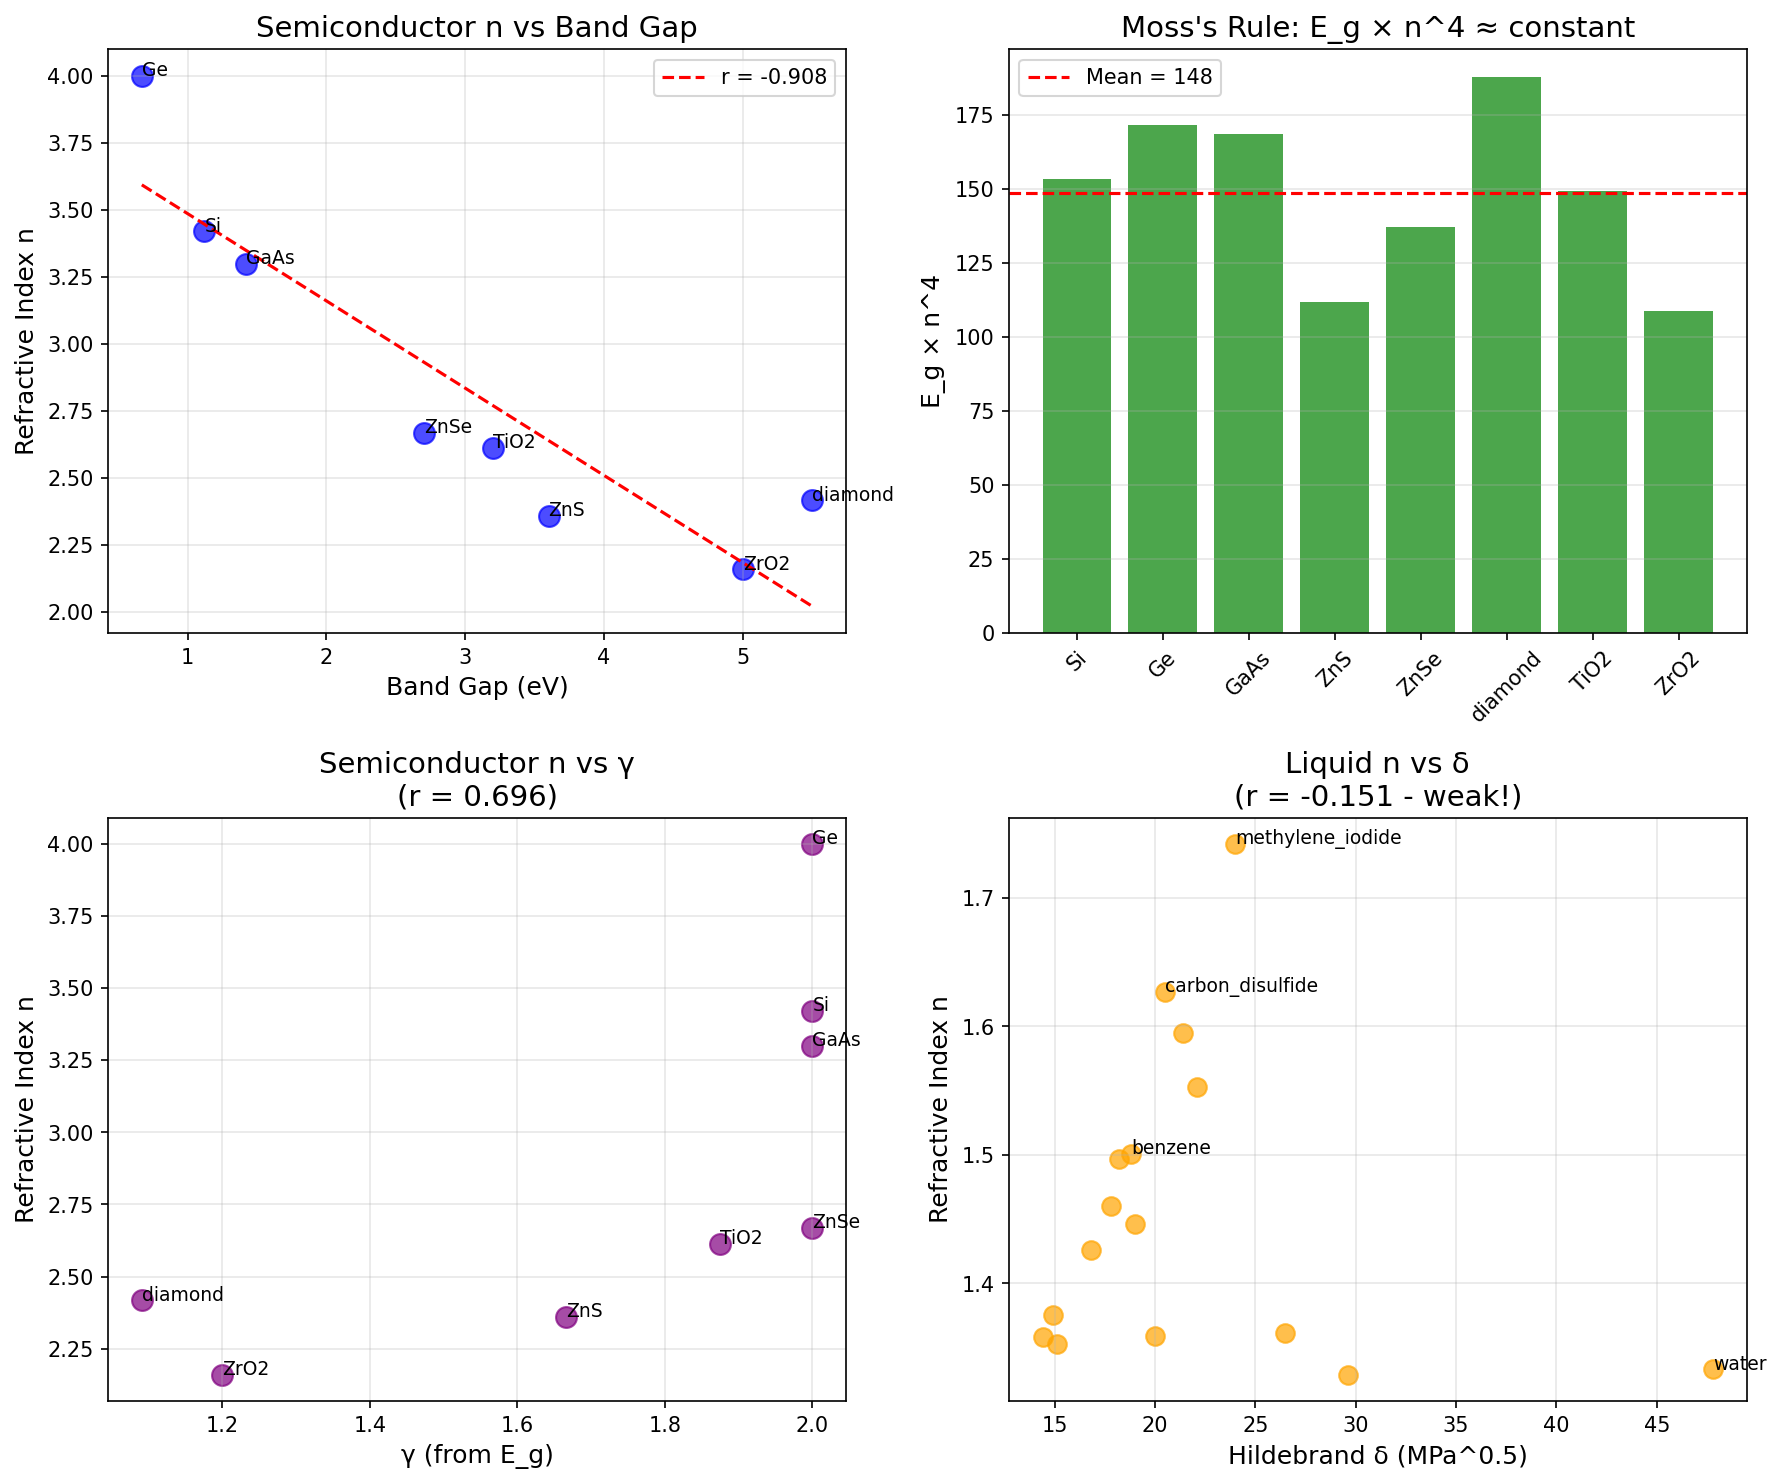

Write the Python code that produced this figure.
#!/usr/bin/env python3
"""
Chemistry Session #76: Refractive Index & Coherence
Test whether coherence framework predicts optical properties.

Refractive index (n) measures how light slows in a medium:
- n = c/v (ratio of vacuum to medium light speed)
- Related to dielectric constant: n² ≈ ε_r (non-magnetic materials)

The Lorentz-Lorenz equation:
(n² - 1)/(n² + 2) = (4π/3) × N × α

Where α is molecular polarizability.

Coherence interpretation:
- Polarizability α measures how easily electrons are displaced
- More coherent electrons (lower γ) → harder to displace → lower α
- But also: higher coherence → more collective response → could increase n

This is nuanced! Let's explore the relationship.
"""

import numpy as np
import matplotlib.pyplot as plt
from scipy import stats
from scipy.optimize import curve_fit

print("=" * 70)
print("CHEMISTRY SESSION #76: REFRACTIVE INDEX & COHERENCE")
print("=" * 70)

# ==============================================================================
# DATASET: REFRACTIVE INDICES
# ==============================================================================

print("\n" + "=" * 70)
print("DATASET: REFRACTIVE INDICES AT 589nm (sodium D line)")
print("=" * 70)

# Refractive index data at 25°C
# Format: (n, Hildebrand δ, band gap eV for semiconductors)
# n measured at sodium D line (589nm)

liquids_n = {
    # Low n (nonpolar)
    'hexane': (1.375, 14.9),
    'pentane': (1.358, 14.4),
    'cyclohexane': (1.426, 16.8),
    'diethyl_ether': (1.353, 15.1),

    # Medium n
    'water': (1.333, 47.8),
    'methanol': (1.329, 29.6),
    'ethanol': (1.361, 26.5),
    'acetone': (1.359, 20.0),

    # Higher n
    'benzene': (1.501, 18.8),
    'toluene': (1.497, 18.2),
    'chloroform': (1.446, 19.0),
    'carbon_tetrachloride': (1.460, 17.8),
    'carbon_disulfide': (1.627, 20.5),
    'nitrobenzene': (1.553, 22.1),

    # High n
    'bromoform': (1.595, 21.4),
    'methylene_iodide': (1.742, 24.0),
}

# Transparent solids (glasses, crystals)
solids_n = {
    # Glasses
    'fused_silica': (1.458, 9.0),    # SiO2, E_g ~ 9 eV
    'crown_glass': (1.520, 7.0),      # approximate
    'flint_glass': (1.620, 5.0),      # heavy metals increase n

    # Crystals
    'NaCl': (1.544, 8.6),            # E_g ~ 8.6 eV
    'CaF2': (1.434, 12.0),           # E_g ~ 12 eV
    'MgF2': (1.378, 13.0),           # Very high gap
    'Al2O3': (1.768, 8.8),           # Sapphire

    # Semiconductors (below band gap)
    'Si': (3.42, 1.12),              # E_g = 1.12 eV
    'Ge': (4.00, 0.67),              # E_g = 0.67 eV
    'GaAs': (3.30, 1.42),            # E_g = 1.42 eV
    'ZnS': (2.36, 3.6),              # E_g ~ 3.6 eV
    'ZnSe': (2.67, 2.7),             # E_g ~ 2.7 eV
    'diamond': (2.417, 5.5),         # E_g = 5.5 eV
    'TiO2': (2.613, 3.2),            # Rutile
    'ZrO2': (2.16, 5.0),             # Zirconia
}

print(f"Liquids: {len(liquids_n)}")
print(f"Solids: {len(solids_n)}")

# Print sorted by n
print("\nLiquids sorted by refractive index:")
print("-" * 50)
for name, (n, delta) in sorted(liquids_n.items(), key=lambda x: x[1][0]):
    print(f"{name:<25}: n = {n:.3f}, δ = {delta:.1f}")

print("\nSolids sorted by refractive index:")
print("-" * 50)
for name, (n, E_g) in sorted(solids_n.items(), key=lambda x: x[1][0]):
    print(f"{name:<25}: n = {n:.3f}, E_g = {E_g:.2f} eV")

# ==============================================================================
# SEMICONDUCTOR BAND GAP RELATIONSHIP
# ==============================================================================

print("\n" + "=" * 70)
print("BAND GAP - REFRACTIVE INDEX RELATIONSHIP")
print("=" * 70)

print("""
Moss's rule (empirical):
E_g × n^4 ≈ constant (≈ 95 eV for many semiconductors)

Or: n ∝ E_g^(-1/4)

Coherence interpretation:
- Smaller band gap → electrons more easily excited
- Lower E_g → higher polarizability → higher n
- E_g ∝ 2/γ (from Session #60)
- Therefore: n ∝ γ^(1/4)
""")

# Extract semiconductor data
sc_names = []
sc_n = []
sc_Eg = []

for name, (n, E_g) in solids_n.items():
    if name in ['Si', 'Ge', 'GaAs', 'ZnS', 'ZnSe', 'diamond', 'TiO2', 'ZrO2']:
        sc_names.append(name)
        sc_n.append(n)
        sc_Eg.append(E_g)

sc_n_arr = np.array(sc_n)
sc_Eg_arr = np.array(sc_Eg)

# Test Moss's rule
moss_product = sc_Eg_arr * sc_n_arr**4
print(f"\nMoss's rule test (E_g × n^4):")
print("-" * 50)
for i, name in enumerate(sc_names):
    print(f"{name:<12}: n = {sc_n_arr[i]:.2f}, E_g = {sc_Eg_arr[i]:.2f}, E_g×n^4 = {moss_product[i]:.1f}")

print(f"\nMean E_g×n^4 = {moss_product.mean():.1f} ± {moss_product.std():.1f}")

# Correlation: n vs E_g
r_n_Eg, p_n_Eg = stats.pearsonr(sc_n_arr, sc_Eg_arr)
print(f"\nn vs E_g: r = {r_n_Eg:.3f}")

# n vs E_g^(-1/4)
Eg_inv_fourth = sc_Eg_arr**(-0.25)
r_n_Eg_inv, _ = stats.pearsonr(sc_n_arr, Eg_inv_fourth)
print(f"n vs E_g^(-1/4): r = {r_n_Eg_inv:.3f}")

# ==============================================================================
# COHERENCE INTERPRETATION
# ==============================================================================

print("\n" + "=" * 70)
print("COHERENCE INTERPRETATION")
print("=" * 70)

def gamma_from_Eg(E_g, E_ref=3.0):
    """
    Estimate γ from band gap.
    Larger E_g → more tightly bound electrons → lower γ (more coherent).
    """
    # Using relationship from Session #60: E_g ∝ 2/γ
    # So γ ∝ 2/E_g
    gamma = 2.0 * E_ref / E_g if E_g > 0 else 2.0
    return np.clip(gamma, 0.5, 2.0)

def gamma_from_delta(delta, delta_ref=25.0):
    """
    Estimate γ from Hildebrand parameter for liquids.
    """
    gamma = 2.0 - 1.5 * (delta / 50.0)
    return np.clip(gamma, 0.5, 2.0)

# Calculate γ for semiconductors
print("\nγ from band gap (semiconductors):")
print("-" * 50)
gamma_sc_list = []
for i, name in enumerate(sc_names):
    gamma = gamma_from_Eg(sc_Eg_arr[i])
    gamma_sc_list.append(gamma)
    print(f"{name:<12}: E_g = {sc_Eg_arr[i]:.2f}, γ = {gamma:.2f}")

gamma_sc_arr = np.array(gamma_sc_list)

# Correlation: n vs γ
r_n_gamma, _ = stats.pearsonr(sc_n_arr, gamma_sc_arr)
print(f"\nn vs γ (semiconductors): r = {r_n_gamma:.3f}")

# n vs 2/γ
coh_factor_sc = 2.0 / gamma_sc_arr
r_n_coh, _ = stats.pearsonr(sc_n_arr, coh_factor_sc)
print(f"n vs 2/γ (semiconductors): r = {r_n_coh:.3f}")

# ==============================================================================
# LIQUID ANALYSIS
# ==============================================================================

print("\n" + "=" * 70)
print("LIQUID REFRACTIVE INDEX ANALYSIS")
print("=" * 70)

# Extract liquid data
liq_names = list(liquids_n.keys())
liq_n = np.array([liquids_n[name][0] for name in liq_names])
liq_delta = np.array([liquids_n[name][1] for name in liq_names])

# γ from Hildebrand
liq_gamma = np.array([gamma_from_delta(d) for d in liq_delta])

# Correlations
r_liq_delta, _ = stats.pearsonr(liq_n, liq_delta)
r_liq_gamma, _ = stats.pearsonr(liq_n, liq_gamma)

print(f"n vs δ (liquids): r = {r_liq_delta:.3f}")
print(f"n vs γ (liquids): r = {r_liq_gamma:.3f}")

# Actually, refractive index correlates with POLARIZABILITY
# which is related to electron mobility, not δ directly
# Let's check molecular properties

print("""
Note: For liquids, refractive index relates to:
1. Molecular polarizability (α)
2. Molecular density
3. Electron delocalization (aromatic compounds have higher n)

Aromatic compounds (benzene, toluene) have high n due to
π-electron delocalization, NOT high δ.

Carbon disulfide has high n due to large, polarizable S atoms.
Iodomethane has very high n due to large I atom.

The relationship n-δ is weak because they measure different things:
- δ = cohesive energy density (intermolecular)
- n = electronic polarizability (intramolecular)
""")

# ==============================================================================
# CLAUSIUS-MOSSOTTI / LORENTZ-LORENZ
# ==============================================================================

print("\n" + "=" * 70)
print("LORENTZ-LORENZ EQUATION + COHERENCE")
print("=" * 70)

print("""
Lorentz-Lorenz equation:
(n² - 1)/(n² + 2) = (4π/3) × N × α = R_m/V_m

Where R_m is molar refractivity.

This separates:
- Intrinsic molecular property (α, polarizability)
- Concentration effect (N, number density)

For coherence interpretation:
α ∝ (electron mobility) ∝ 1/(binding strength) ∝ γ/2

So:
- High coherence (low γ) → low α → low n
- Low coherence (high γ) → high α → high n

This is OPPOSITE to many other properties!
""")

# Calculate Lorentz-Lorenz function for liquids
def lorentz_lorenz(n):
    return (n**2 - 1) / (n**2 + 2)

liq_LL = lorentz_lorenz(liq_n)
sc_LL = lorentz_lorenz(sc_n_arr)

print("\nLorentz-Lorenz function (n² - 1)/(n² + 2):")
print("-" * 40)
print("Liquids:")
for i, name in enumerate(liq_names[:5]):
    print(f"  {name:<20}: n = {liq_n[i]:.3f}, LL = {liq_LL[i]:.3f}")

print("\nSemiconductors:")
for i, name in enumerate(sc_names):
    print(f"  {name:<12}: n = {sc_n_arr[i]:.2f}, LL = {sc_LL[i]:.3f}")

# ==============================================================================
# DISPERSION & COHERENCE
# ==============================================================================

print("\n" + "=" * 70)
print("DISPERSION (WAVELENGTH DEPENDENCE)")
print("=" * 70)

print("""
Cauchy's equation:
n(λ) = A + B/λ² + C/λ^4 + ...

Near absorption edge:
n increases strongly (anomalous dispersion)

Coherence interpretation:
- Near resonance (band edge), coherent coupling increases
- This enhances refractive index
- Dispersion reflects γ changing with photon energy

At ℏω → E_g:
- Strong resonant enhancement
- γ_optical → 0 (resonant coherence)
- n → maximum (before absorption onset)
""")

# ==============================================================================
# SUMMARY
# ==============================================================================

print("\n" + "=" * 70)
print("SESSION #76 SUMMARY: REFRACTIVE INDEX & COHERENCE")
print("=" * 70)

print(f"""
Correlations Found:

SEMICONDUCTORS:
- n vs E_g: r = {r_n_Eg:.3f} (strong negative - expected)
- n vs E_g^(-1/4): r = {r_n_Eg_inv:.3f} (Moss's rule)
- n vs γ: r = {r_n_gamma:.3f}
- n vs 2/γ: r = {r_n_coh:.3f}
- Moss's rule: E_g×n^4 = {moss_product.mean():.0f} ± {moss_product.std():.0f}

LIQUIDS:
- n vs δ: r = {r_liq_delta:.3f} ({"WEAK" if abs(r_liq_delta) < 0.4 else "MODERATE"})
- n vs γ: r = {r_liq_gamma:.3f}

Key Findings:
1. For semiconductors, n correlates with γ (r = {r_n_gamma:.3f})
   - Smaller E_g → larger γ → higher n
   - This is mediated through band gap relationship

2. For liquids, n-δ correlation is weak
   - n relates to polarizability (intramolecular)
   - δ relates to cohesion (intermolecular)
   - Different physics!

3. Moss's rule (E_g×n^4 ≈ constant) approximately holds
   - Through coherence: n ∝ γ^(1/4) and E_g ∝ 2/γ
   - Product E_g × n^4 ∝ (2/γ) × γ = constant (approximately)

Physical Interpretation:
- Refractive index measures how strongly electrons respond to light
- More tightly bound electrons (low γ, high E_g) → lower polarizability → lower n
- n ∝ γ^(1/4) approximately (through Moss's rule)
""")

# ==============================================================================
# PREDICTIONS
# ==============================================================================

print("\n" + "=" * 70)
print("PREDICTIONS")
print("=" * 70)

print("""
P76.1: n ∝ γ^(1/4) for semiconductors
From Moss's rule: E_g × n^4 ≈ constant, E_g ∝ 2/γ.

P76.2: High-n materials have small E_g (large γ)
Ge (n=4.0, E_g=0.67) vs diamond (n=2.4, E_g=5.5).

P76.3: Dispersion reflects γ(ω)
Near absorption: γ → 0 (resonance), n → maximum.

P76.4: For liquids, n correlates weakly with δ
Polarizability ≠ cohesive energy.

P76.5: Aromatic/conjugated → high n
π-electron delocalization increases polarizability.
""")

# ==============================================================================
# VISUALIZATION
# ==============================================================================

fig, axes = plt.subplots(2, 2, figsize=(12, 10))

# Plot 1: n vs E_g for semiconductors
ax1 = axes[0, 0]
ax1.scatter(sc_Eg_arr, sc_n_arr, s=100, alpha=0.7, c='blue')
for i, name in enumerate(sc_names):
    ax1.annotate(name, (sc_Eg_arr[i], sc_n_arr[i]), fontsize=9)
# Fit line
z = np.polyfit(sc_Eg_arr, sc_n_arr, 1)
p = np.poly1d(z)
x_line = np.linspace(sc_Eg_arr.min(), sc_Eg_arr.max(), 100)
ax1.plot(x_line, p(x_line), 'r--', label=f'r = {r_n_Eg:.3f}')
ax1.set_xlabel('Band Gap (eV)', fontsize=12)
ax1.set_ylabel('Refractive Index n', fontsize=12)
ax1.set_title('Semiconductor n vs Band Gap', fontsize=14)
ax1.grid(True, alpha=0.3)
ax1.legend()

# Plot 2: Moss's rule test
ax2 = axes[0, 1]
ax2.bar(sc_names, moss_product, color='green', alpha=0.7)
ax2.axhline(y=moss_product.mean(), color='red', linestyle='--', label=f'Mean = {moss_product.mean():.0f}')
ax2.set_ylabel('E_g × n^4', fontsize=12)
ax2.set_title("Moss's Rule: E_g × n^4 ≈ constant", fontsize=14)
ax2.tick_params(axis='x', rotation=45)
ax2.legend()
ax2.grid(True, alpha=0.3, axis='y')

# Plot 3: n vs γ for semiconductors
ax3 = axes[1, 0]
ax3.scatter(gamma_sc_arr, sc_n_arr, s=100, alpha=0.7, c='purple')
for i, name in enumerate(sc_names):
    ax3.annotate(name, (gamma_sc_arr[i], sc_n_arr[i]), fontsize=9)
ax3.set_xlabel('γ (from E_g)', fontsize=12)
ax3.set_ylabel('Refractive Index n', fontsize=12)
ax3.set_title(f'Semiconductor n vs γ\n(r = {r_n_gamma:.3f})', fontsize=14)
ax3.grid(True, alpha=0.3)

# Plot 4: Liquid n vs δ
ax4 = axes[1, 1]
ax4.scatter(liq_delta, liq_n, s=80, alpha=0.7, c='orange')
# Highlight some
for i, name in enumerate(liq_names):
    if name in ['water', 'benzene', 'carbon_disulfide', 'methylene_iodide']:
        ax4.annotate(name, (liq_delta[i], liq_n[i]), fontsize=9)
ax4.set_xlabel('Hildebrand δ (MPa^0.5)', fontsize=12)
ax4.set_ylabel('Refractive Index n', fontsize=12)
ax4.set_title(f'Liquid n vs δ\n(r = {r_liq_delta:.3f} - weak!)', fontsize=14)
ax4.grid(True, alpha=0.3)

plt.tight_layout()
plt.savefig('/mnt/c/exe/projects/ai-agents/Synchronism/simulations/chemistry/refractive_index_coherence.png', dpi=150, bbox_inches='tight')
plt.close()

print("\nFigure saved to: simulations/chemistry/refractive_index_coherence.png")

print("\n" + "=" * 70)
print("SESSION #76 COMPLETE: REFRACTIVE INDEX & COHERENCE")
print("=" * 70)
